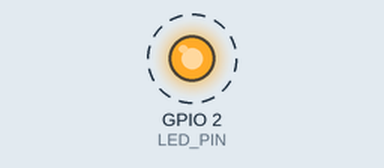
Bench run of a sketch on a simulated ESP32. Shown: output pins drawn as LEDs (lit = HIGH). Dashed ring = blinking. What the sketch prints to the serial monitor is not drawn.

Above: at 0.5 s.
Timing chart, 0 to 4.6 s (numbered marks = the images above):
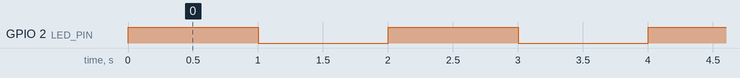

Measured:
- by itself, GPIO 2 (LED_PIN): alternates HIGH for 1.0 s and LOW for 1.0 s

The sketch:

test_esp.ino
```cpp
#define LED_PIN 2

void setup() {
  Serial.begin(115200);
  pinMode(LED_PIN, OUTPUT);
  Serial.println("ESP32 Test Started");
}

void loop() {
  digitalWrite(LED_PIN, HIGH);
  Serial.println("LED ON");
  delay(1000);

  digitalWrite(LED_PIN, LOW);
  Serial.println("LED OFF");
  delay(1000);
}
```
